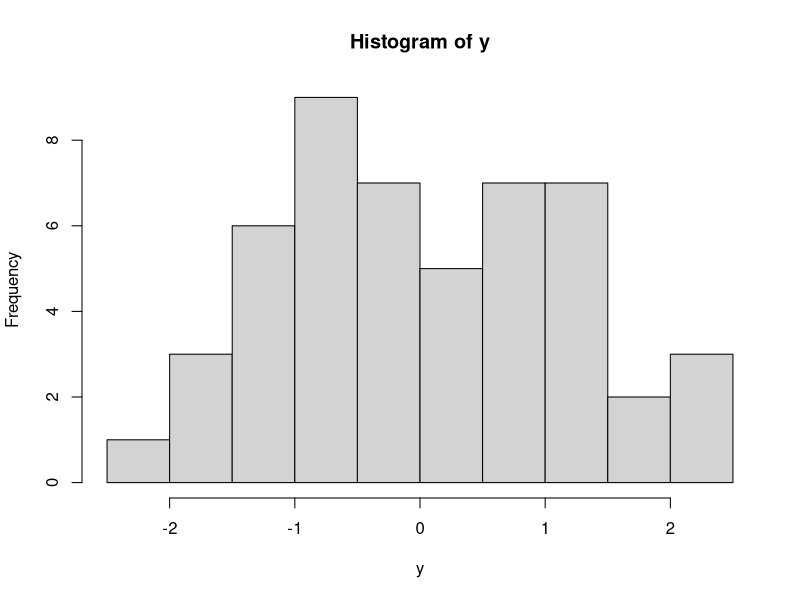
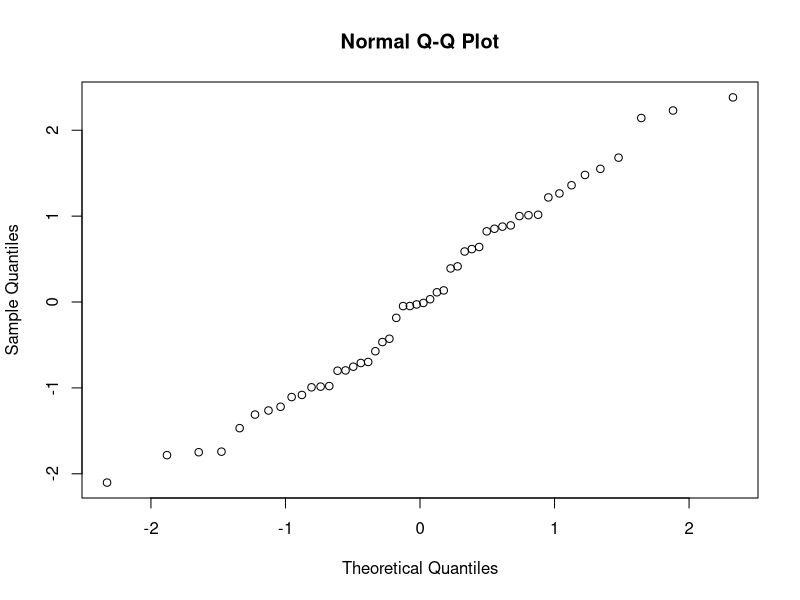
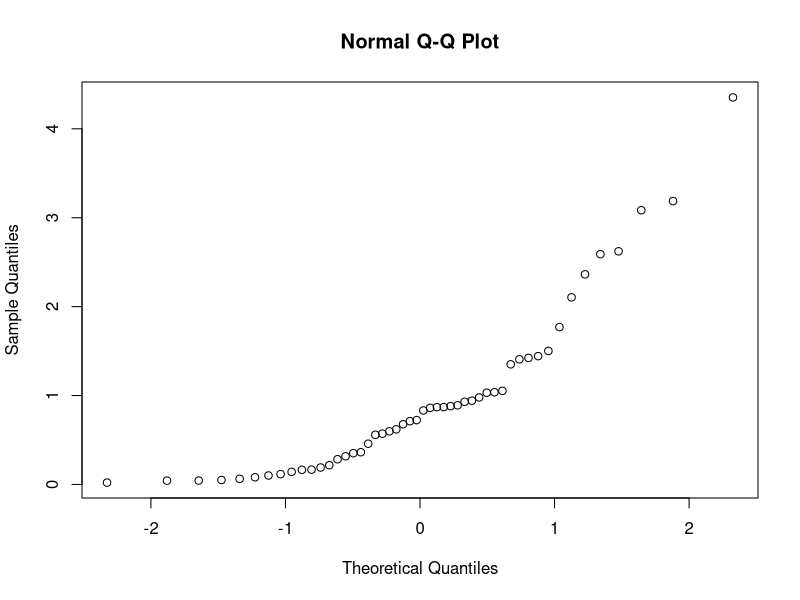
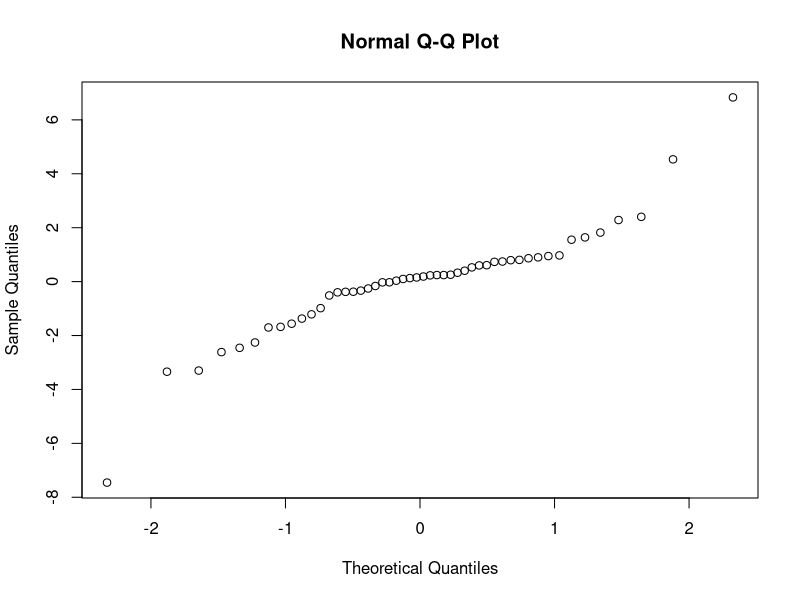

Write the R code that produced these figures, in order. (Note: this script raises an error after producing the figures.)
## -------------------------------------------------------------------------------------------------------
# sample 50 numbers from the standard normal distribution
y = rnorm(50)

# look at the histogram - it's like the density function
hist(y)

# look at the QQ plot - it demonstrates how closely the distribution matches the quantiles of a Normal distribution.
qqnorm(y)

# plot a couple of non-normal QQ plots:
qqnorm( rexp(50) )
qqnorm( rt(50, df=2) )


## -------------------------------------------------------------------------------------------------------
# extract just the mice that got the medium dose of THC


# look at the histogram and QQ plot to assess whether the data are approximately normal



## -------------------------------------------------------------------------------------------------------
# calculate the sample mean, sample standard deviation, and sample size:


# calculate the relevant quantiles of the t-distribution.
# use the 0.1 and 0.9 quantiles because we want the 80% confidence interval
# and (1-0.8) / 2 = 0.1 and 1 - 0.1 = 0.9.


# calculate the confidence interval:
cat( "The 80% CI is (", x_bar + t_low * s / sqrt(n), ", ", x_bar + t_high * s / sqrt(n), ").")

# check your calculation with the t.test function:




## -------------------------------------------------------------------------------------------------------
# calculate the number of barnacles per unit area for each sample:


# examine the histogram and QQ plot of the barnacles per unit area:


# does it look to you like the barnacles per unit area are distributed like a normal distribution?


## -------------------------------------------------------------------------------------------------------
# define the sample size and a 


# generate the bootstrap-t distribution for this data


# plot the histogram of the bootstrap-t distribution


# extract the 0.025 and 0.975 quantiles, and annotate the histogram with them


# calculate the confidence interval


# compare to the result we'd see with a t confidence interval

